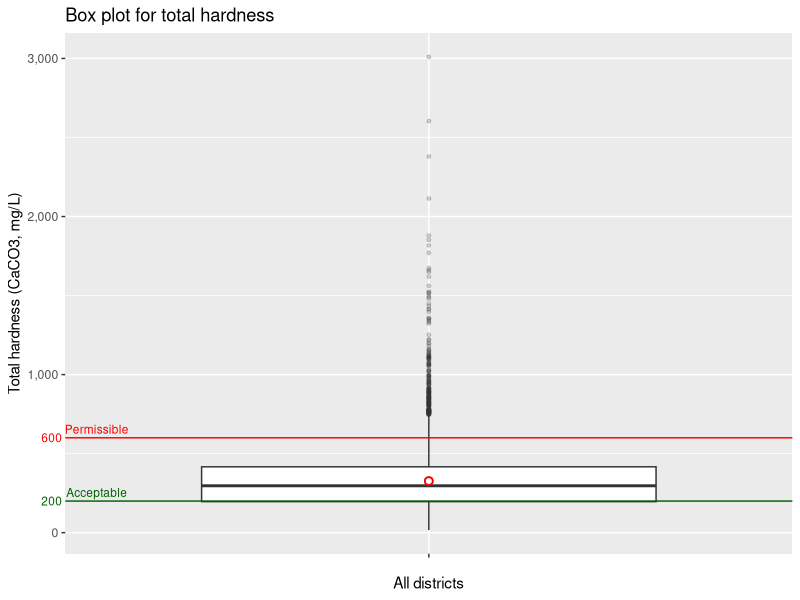

Write the R code that produced this figure.
library(ggplot2)
library(readr)
library(scales)

gini_gwq_nsdp <- read_csv("output/gini_gwq_nsdp.csv")
gini_gwq_nsdp <- na.omit(gini_gwq_nsdp)
gini_gwq_nsdp <- gini_gwq_nsdp[gini_gwq_nsdp$hardnesstotal > 0,]

# Total hardness
hardness_plot <- ggplot(gini_gwq_nsdp, aes(x="", y=hardnesstotal)) +
  geom_boxplot(outlier.size=1, outlier.alpha=0.2) +
  ggtitle("Box plot for total hardness") +
  xlab("All districts") +
  ylab("Total hardness (CaCO3, mg/L)") +
  scale_y_continuous(labels = comma) +
  geom_hline(aes(yintercept=200), show.legend=TRUE, color="darkgreen") +
  geom_hline(aes(yintercept=600), show.legend=TRUE, color="red") +
  stat_summary(fun="mean",color="red", shape=1) +
  annotate("text", label="200         ", x=-Inf, y=200, size=3, color="darkgreen") +
  annotate("text", label="                     Acceptable\n", x=-Inf, y=200, size=3, color="darkgreen") +
  annotate("text", label="600         ", x=-Inf, y=600, size=3, color="red") +
  annotate("text", label="                     Permissible\n", x=-Inf, y=600, size=3, color="red") +
  coord_cartesian(clip="off")

print(hardness_plot)

cat("Total hardness statistics\n")
hardness_quantiles <- quantile(gini_gwq_nsdp$hardnesstotal, probs=c(0.25, 0.5, 0.75, 0.95))
acceptable <- mean(gini_gwq_nsdp$hardnesstotal <= 200) * 100
permissible <- mean(gini_gwq_nsdp$hardnesstotal <= 600) * 100
impermissible <- mean(gini_gwq_nsdp$hardnesstotal > 600) * 100
mean_impermissible_hardness <- mean(gini_gwq_nsdp$hardnesstotal[impermissible])
cat("Mean total hardness:", mean(gini_gwq_nsdp$hardnesstotal), "mg/L\n")
cat("Districts with acceptable total hardness (%):", acceptable, "%\n")
cat("Districts with permissible total hardness (%):", permissible, "%\n")
cat("Districts with impermissible total hardness (%):", impermissible, "%\n")
cat("Mean impermissible total hardness:", mean_impermissible_hardness, "mg/L\n")
cat("Hardness quantiles:\n")
print(hardness_quantiles)
cat("\n")

# NSDP
cat("NSDP statistics\n")
nsdp_quantiles <- quantile(unique(gini_gwq_nsdp$nsdp), probs=c(0.25, 0.5, 0.75, 0.95))
cat("Mean NSDP:", mean(gini_gwq_nsdp$hardnesstotal), " (Rupees Crore)\nNSDP quantiles:\n")
print(nsdp_quantiles)
cat("\n")

# Gini
cat("Gini index statistics\n")
gini_quantiles <- quantile(unique(gini_gwq_nsdp$gini), probs=c(0.25, 0.5, 0.75, 0.95))
cat("Mean gini index:", mean(gini_gwq_nsdp$gini), "\nGini index quantiles:\n")
print(gini_quantiles)
cat("\n")
